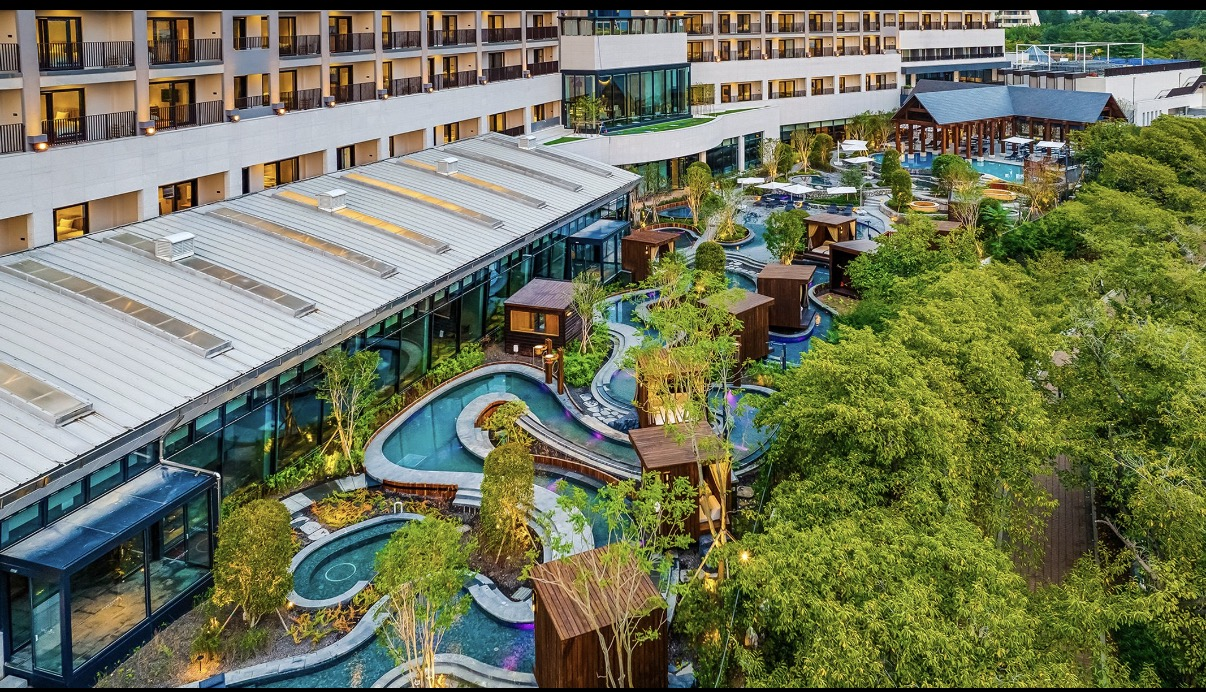
#> input picture Data/Test_Data/KakaoTalk_20261008_175016600.jpg, 1206 x 692 px; its folder holds 4 pictures in this run
$ python test_five_assets.py
#> lines starting #> are read from the running program, lines starting #| are printed output that depends on the picture
from pathlib import Path
from PIL import Image, ImageOps, ImageDraw

ROOT = Path(__file__).resolve().parents[1]
files = sorted((ROOT / 'Data/Test_Data').glob('*.jpg'))
canvas = Image.new('RGB', (1250, 1440), '#eeeeee')
#> canvas: PIL image 1250x1440 RGB; every value is 238
draw = ImageDraw.Draw(canvas)
for index, path in enumerate(files):
    x, y = index % 5 * 250, index // 5 * 360
    canvas.paste(ImageOps.contain(Image.open(path), (240, 310)), (x, y + 28))
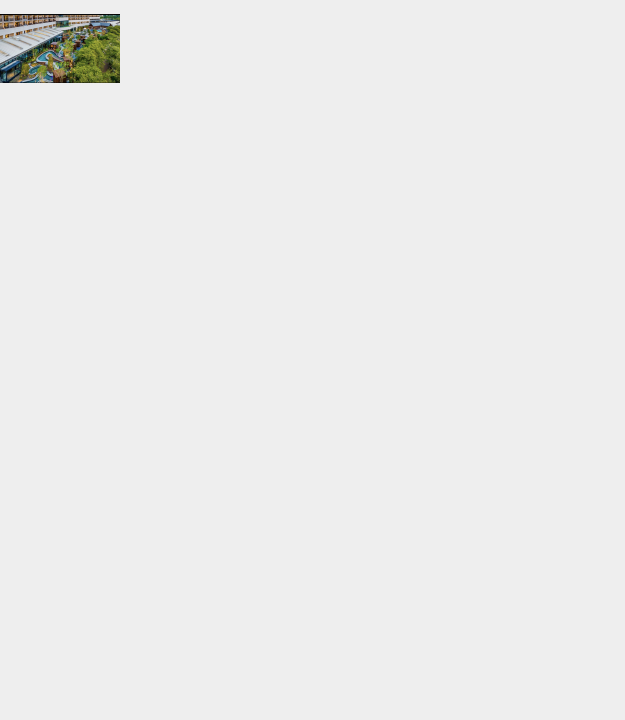
#> canvas: PIL image 1250x1440 RGB (shown at 1/2 size); mean R, G, B 235.7, 235.8, 235.3
    draw.text((x + 10, y + 8), f'{index}: {path.stem[-3:]}', fill='black')
#> pass 2 of the loop `for index, path in enumerate(files):`:
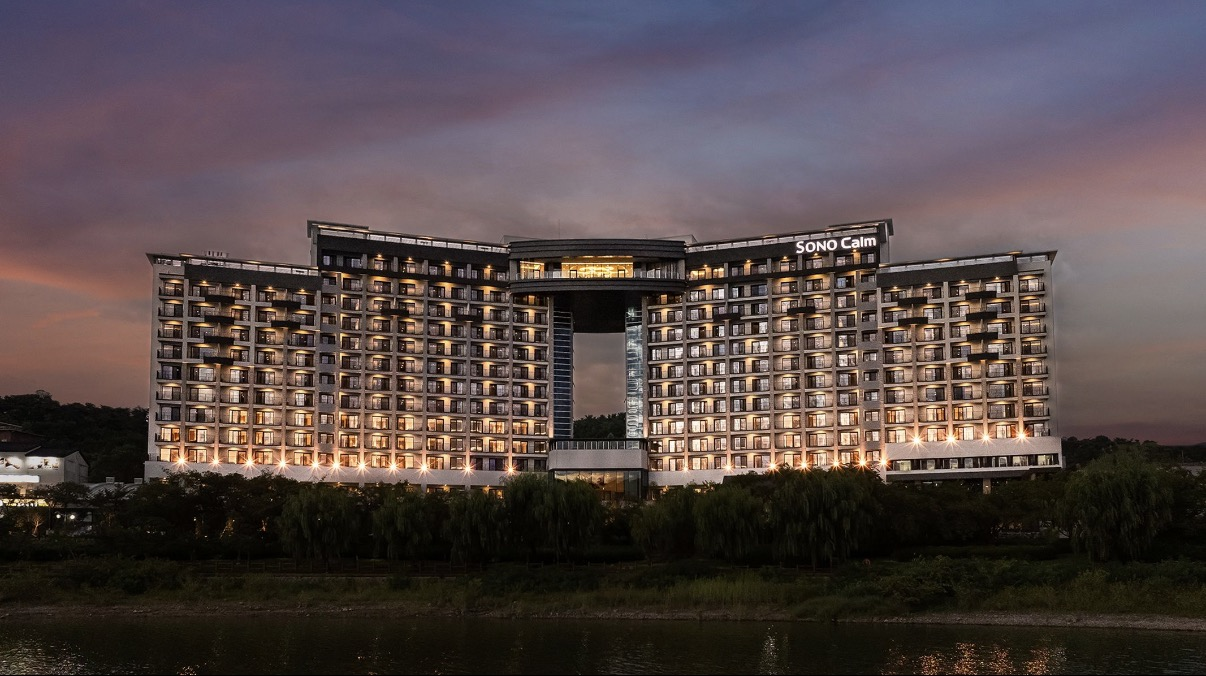
#> input picture Data/Test_Data/KakaoTalk_20261008_175016600_01.jpg, 1206 x 676 px
#> `canvas.paste(ImageOps.contain(Image.open(path), (240, 310)), (x, y + 2..`:
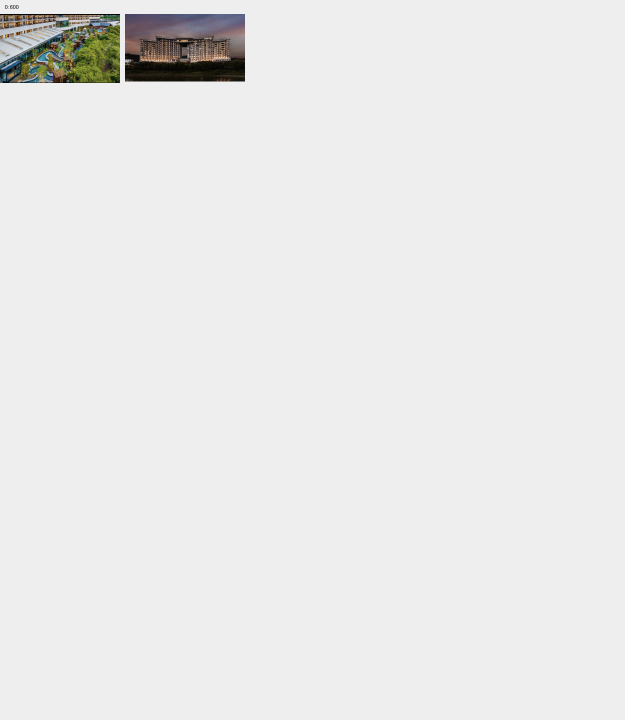
#> canvas: PIL image 1250x1440 RGB (shown at 1/2 size); mean R, G, B 232.9, 232.8, 232.3
#> pass 3 of the loop `for index, path in enumerate(files):`:
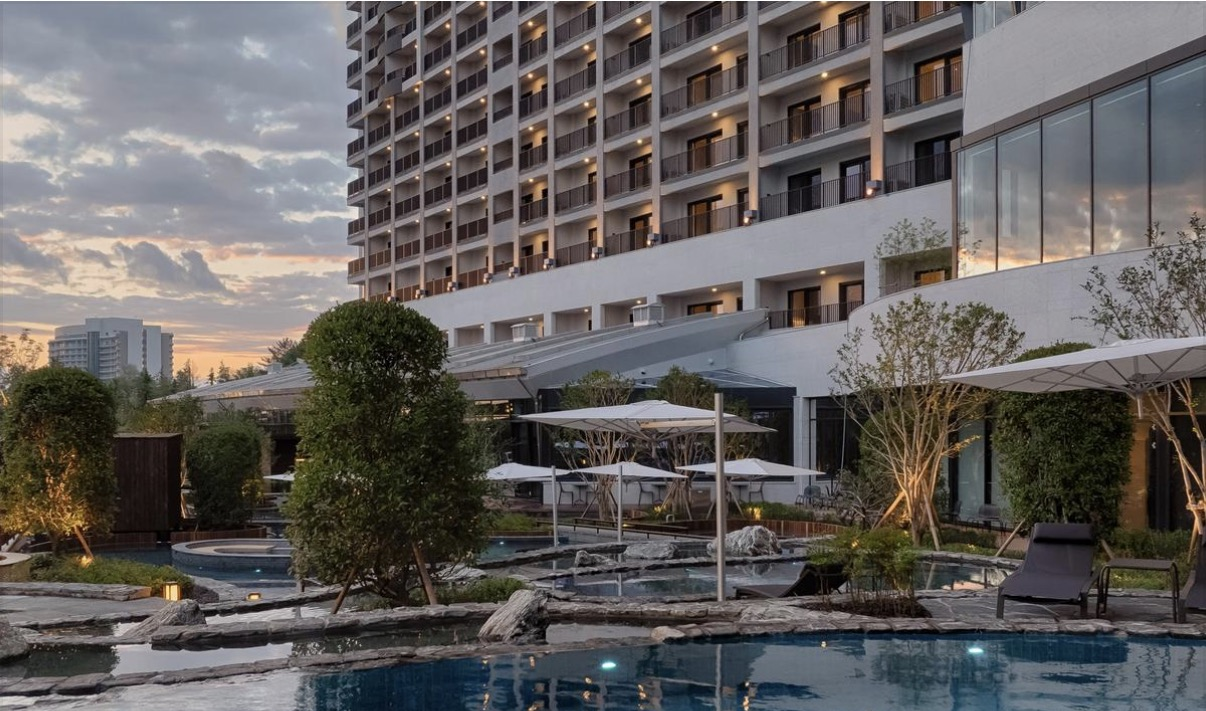
#> input picture Data/Test_Data/KakaoTalk_20261008_175016600_02.jpg, 1206 x 711 px
#> `canvas.paste(ImageOps.contain(Image.open(path), (240, 310)), (x, y + 2..`:
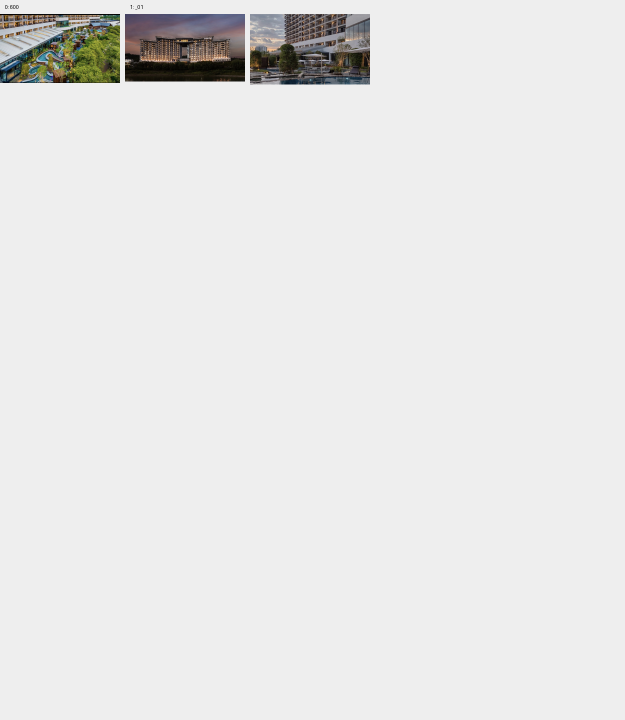
#> canvas: PIL image 1250x1440 RGB (shown at 1/2 size); mean R, G, B 230.3, 230.1, 229.6
#> the loop made 4 passes; the first 3 are shown
canvas.save(ROOT / 'output/test_contact_sheet.jpg')
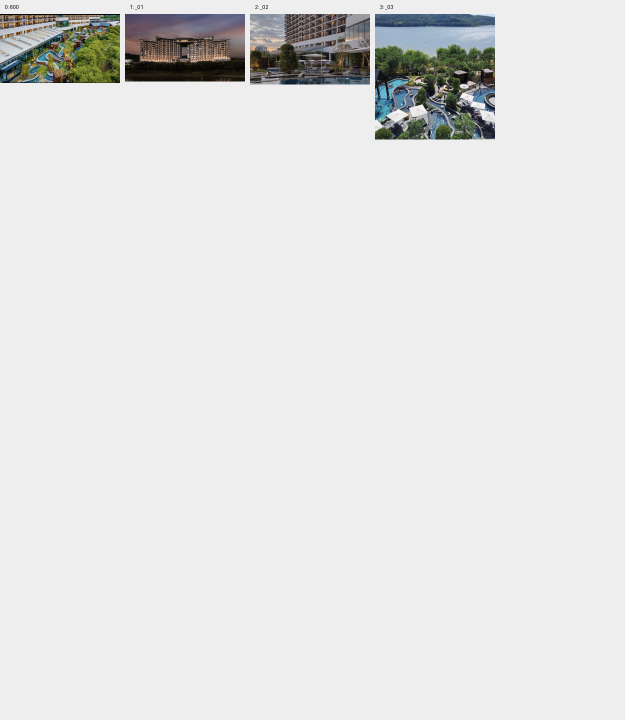
#> saved as test_contact_sheet.jpg: PIL image 1250x1440 RGB (shown at 1/2 size); mean R, G, B 225.7, 226, 225.5

import json
import shutil
OUT = ROOT / 'output/test5_20261009'
OUT.mkdir(parents=True, exist_ok=True)
entries = [
    (3, '강을 바라보며, 물 위에서 쉬어가요.', 'Slow gentle cinematic push forward over the outdoor pools toward the river. Subtle natural ripples on water and slight leaf movement. Preserve the exact architecture, pool shapes and landscape. No added people, objects, text or logos.'),
    (7, '나무 지붕 아래, 여유롭게 물놀이해요.', 'Slow subtle forward camera movement under the wooden pavilion over the pool. Gentle water ripples and minimal natural movement of existing swimmers. Preserve the wooden beams, proportions and all existing people without facial closeups. Do not add people or alter structures. No text or logos.'),
    (15, '물놀이 뒤에는, 포근한 침대에서 쉬어요.', 'Slow smooth camera slide slightly right across the hotel bedroom toward the balcony river view. Preserve the bed, linens, furniture and window geometry. Soft realistic daylight, very subtle curtain movement. No new furniture, people, text or logos.'),
    (11, '아침에는, 먹음직한 빵으로 시작해요.', 'Slow gentle cinematic camera slide right across the bakery buffet display. Preserve all existing pastries, trays and furniture exactly. Realistic warm indoor light. Food stays still. No invented food, people, steam, text or logos.'),
    (8, '밤에는, 조명이 물 위를 수놓아요.', 'Slow smooth forward camera movement above the outdoor pools at night. Gentle water ripples reflect the existing purple and warm lights. Preserve exact pool shapes, buildings and landscaping. No new lights or people, no text or logos.'),
]
scenes = []
for number, (index, text, prompt) in enumerate(entries, 1):
    source = files[index]
    shutil.copy2(source, OUT / f'{number:02}_original.jpg')
    photo = ImageOps.exif_transpose(Image.open(source)).convert('RGB')
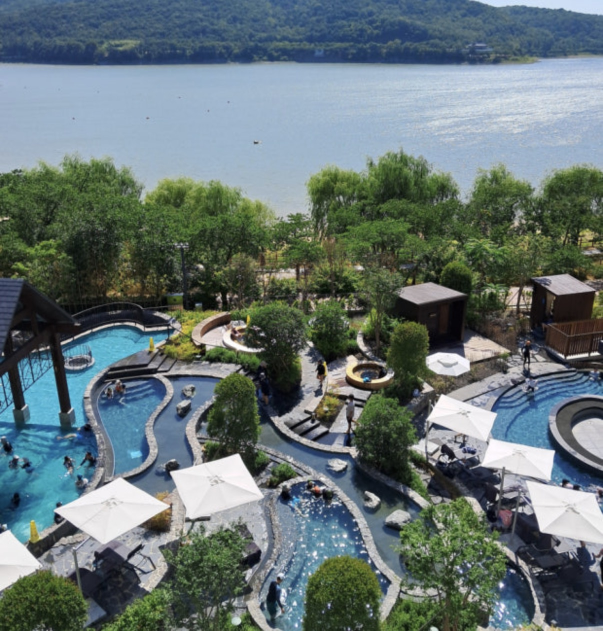
#> input picture Data/Test_Data/KakaoTalk_20261008_175016600_03.jpg, 1206 x 1261 px (shown at 1/2 size)
#> photo is the input picture: PIL image 1206x1261 RGB; mean R, G, B 100.9, 115, 115.6
    ImageOps.fit(photo, (1080, 1920), method=Image.Resampling.LANCZOS).save(OUT / f'{number:02}_input.jpg', quality=96)
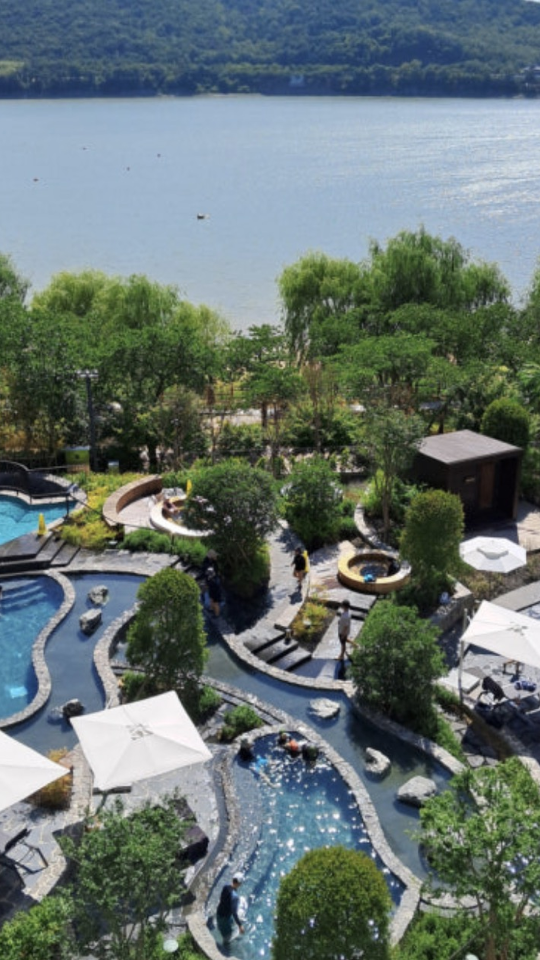
#> saved as 01_input.jpg: PIL image 1080x1920 RGB (shown at 1/2 size); mean R, G, B 101.5, 114.6, 112.1
    scenes.append(dict(number=number, source=str(source.relative_to(ROOT)), text=text,
                       prompt=prompt, input=f'{number:02}_input.jpg',
                       model_id='seedance-2.0', voice_id='4a81bbbb5cd44f22922bf934cb93b369',
                       voice_model='drama-3-preview',
                       parameters=dict(aspect_ratio='9:16', resolution='1080p', duration='5s')))
#> pass 2 of the loop `for number, (index, text, prompt) in enumerate(entries, 1):`:
#> (the run stopped early here; a loop or call above may not have finished)
